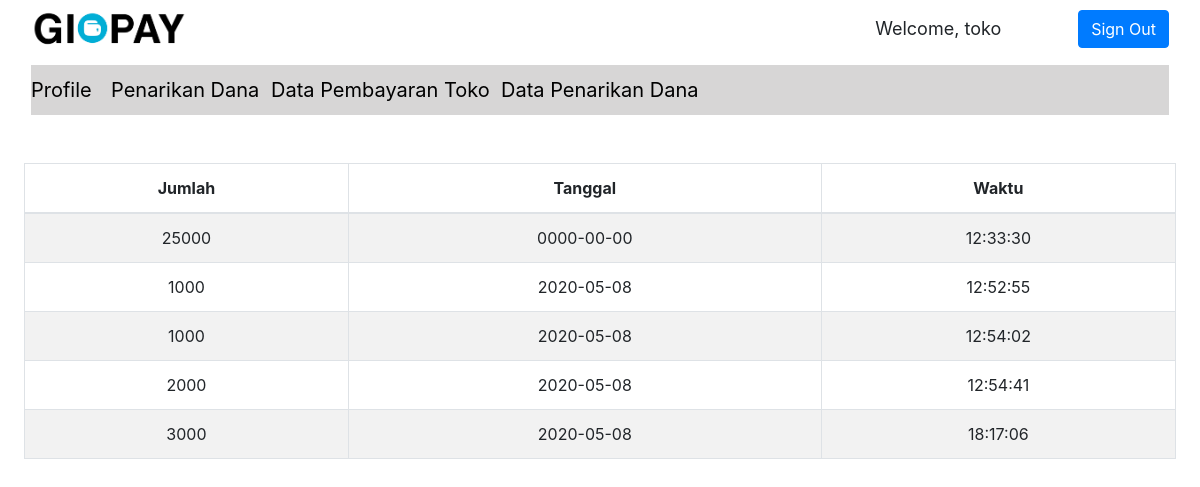
The page /dataPembT.php (signed in) on the database its author committed.
### tables this page shows
CREATE TABLE `historytransaksi` (
  `idUser` int(11) NOT NULL,
  `idToko` int(11) NOT NULL,
  `jumlah` float NOT NULL,
  `tanggal` date NOT NULL,
  `waktu` time NOT NULL
);

### server.php (called while the page is built, shortened)
<?php
    require_once "mysqlDB.php";
function getTransToko($uname){
    $db = new MySQLDB('localhost', 'root', '', 'gipay');
    $username = $uname;
    $username = $db->escapeString($username);
    $query = "SELECT idUser FROM pemiliktoko WHERE username=";
    $query .= "'".$username."'";
    $query_result = $db->executeSelectQuery($query);
    $idUser = $query_result[0][0];
    $query2 = "SELECT jumlah, tanggal, waktu FROM historytransaksi WHERE idToko = $idUser";
    $res = $db->executeSelectQuery($query2);
    return $res;
}
?>

### mysqlDB.php (called while the page is built, shortened)
<?php
class MySQLDB{
	protected $servername;
	protected $username;
	protected $password;
	protected $dbname;
	protected $db_connection;
	public function __construct($servername,$username,$password,$dbname){
		$this->servername=$servername;
		$this->username=$username;
		$this->password=$password;
		$this->dbname=$dbname;
	}
	public function openConnection(){
		$this->db_connection=new mysqli($this->servername,$this->username,$this->password,$this->dbname);
	}
	public function executeSelectQuery($sql){
		$query_result=$this->db_connection->query($sql);
		$result=[];
		if($query_result!=[]){
			if($query_result->num_rows > 0){
				while ($row=$query_result->fetch_row()) {
					$result[] = $row;
				}
			}
		}
		return $result;
	}
	public function escapeString($input){
		$res = $this->db_connection->real_escape_string($input);
		return $res;
	}
}
?>

### dataPembT.php (the view, shortened to what this page needs)
<?php
    include "server.php";
?>
<!DOCTYPE html>
<html>
<head>
    <link rel="stylesheet" href="assets/bootstrap/css/bootstrap.min.css">
    <link rel="stylesheet" href="assets/css/Data-Table-1.css">
    <link rel="stylesheet" href="assets/css/Data-Table.css">
    <link rel="stylesheet" href="assets/css/Header-Blue.css">
    <link rel="stylesheet" href="https://cdn.datatables.net/1.10.15/css/dataTables.bootstrap.min.css">
    <link rel="stylesheet" href="assets/css/Google-Style-Login.css">
    <link rel="stylesheet" href="assets/css/LinkedIn-like-Profile-Box.css">
    <link rel="stylesheet" href="assets/css/Pretty-Registration-Form.css">
    <link rel="stylesheet" href="assets/css/styles.css">
    <link rel="stylesheet" href="assets/css/Table-With-Search-1.css">
    <link rel="stylesheet" href="assets/css/Table-With-Search.css">
    <link rel="stylesheet" href="assets/css/Team-Boxed.css">
</head>
<body>
    <nav class="navbar navbar-light navbar-expand-md" style="background-color: #ffffff;">
        <div class="container-fluid"><img src="assets/img/Gipay.png" style="height: 40px;">
            <input class="form-control-plaintext" type="text" value="Welcome, <?php echo $_SESSION['username']; ?>" readonly="" style="width: 205px;font-size: 18px;"><a href="dataPembT.php?logout='1'" class="btn btn-primary" role="button">Sign Out</a></div>
    </nav>
    <nav class="navbar navbar-light navbar-expand-md">
        <div class="container-fluid"><button data-toggle="collapse" class="navbar-toggler" data-target="#navcol-2"><span class="sr-only">Toggle navigation</span><span class="navbar-toggler-icon"></span></button>
            <div class="collapse navbar-collapse" id="navcol-2" style="background-color: #d7d6d6;font-size: 20px;height: 50px;color: rgb(0,0,0);">
                <a href="profToko.php" style="color: rgb(0,0,0);width: 80px;">Profile</a><a href="penarikanToko.php" style="color: rgb(0,0,0);width: 160px;">Penarikan Dana</a><a href="dataPembT.php" style="color: rgb(0,0,0);width: 230px;">Data Pembayaran Toko</a><a href="dataPenT.php"
                    style="color: rgb(0,0,0);width: 230px;">Data Penarikan Dana</a></div>
        </div>
    </nav>
    <div>
        <div class="container">
            <div class="row">
                <div class="col-md-12" style="height: 40px;background-color: #ffffff;"></div>
            </div>
        </div>
    </div><table id="example" class="table table-striped table-bordered" cellspacing="0" width="100px">
        <thead>
            <tr>
                <th style="text-align:center;">Jumlah</th>
                <th style="text-align:center;">Tanggal</th>
                <th style="text-align:center;">Waktu</th>
            </tr>
        </thead>
        <tbody>
            <?php
            $username = $_SESSION['username'];
            $result = getTransToko($username);
            foreach($result as $row) {
                echo '<tr>';
                foreach($row as $cell){
                    echo('<td>' . $cell . '</td>');
                }
                echo '</tr>';
			}
            ?>
        </tbody>
    </table>
</body>
</html>

### assets/css/Data-Table-1.css (style rules this page uses)
#example { margin-bottom: 0; }

### assets/css/Data-Table.css (style rules this page uses)
#example { margin-bottom: 0; }
#example { width: 96%; text-align: center; margin: auto; }

### assets/css/styles.css (style rules this page uses)
.col-md-12 { text-align: center; }

### rows shown on the page
historytransaksi: jumlah "25000", tanggal "0000-00-00", waktu "12:33:30"
historytransaksi: jumlah "1000", tanggal "2020-05-08", waktu "12:52:55"
historytransaksi: jumlah "1000", tanggal "2020-05-08", waktu "12:54:02"
historytransaksi: jumlah "2000", tanggal "2020-05-08", waktu "12:54:41"
historytransaksi: jumlah "3000", tanggal "2020-05-08", waktu "18:17:06"
